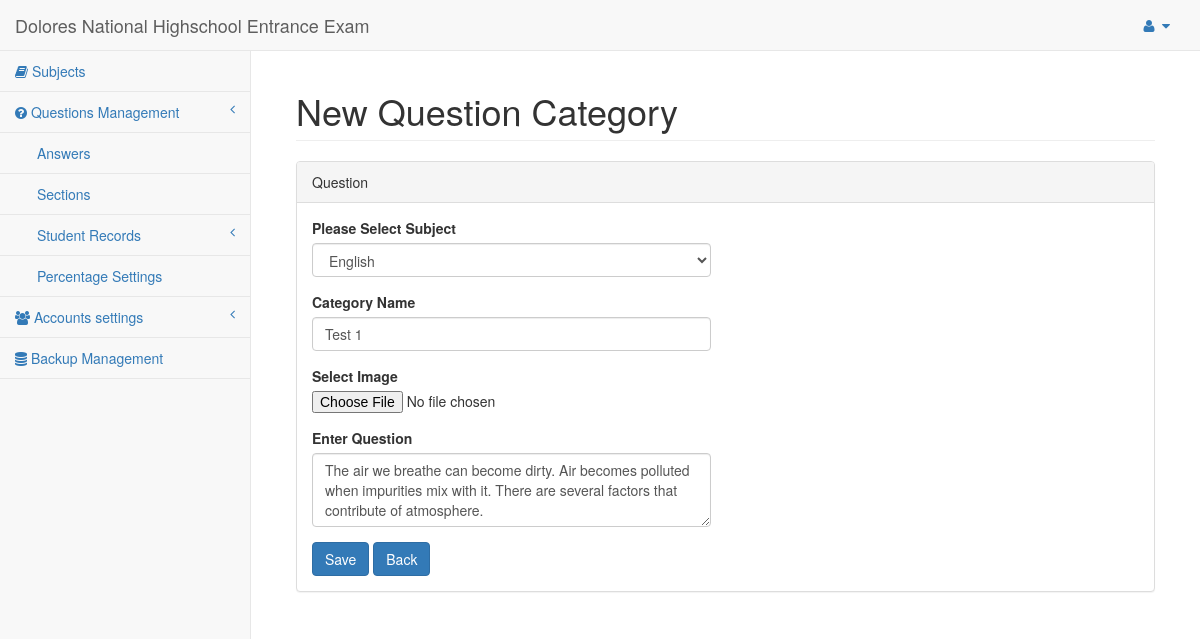
Screenshot of /forms/edit_question_category_form.php?questcat=1 (signed in) with the database file from the repository.
### tables this page shows
CREATE TABLE `question_category` (
  `id` int(11) NOT NULL auto_increment,
  `subject_id` int(11) NOT NULL,
  `name` varchar(100) NOT NULL,
  `description` varchar(3000) NOT NULL,
  `image_url` varchar(500) NOT NULL,
  PRIMARY KEY  (`id`),
  UNIQUE KEY `name` (`name`)
);

### forms/edit_question_category_form.php (the view, shortened to what this page needs)
<?php session_start();
$result = mysql_query("SELECT * FROM question_category WHERE id = '".$_GET['questcat']."'") or die("Error: ". mysql_error());
$row1 = mysql_fetch_array($result);
?>
<!DOCTYPE html>
<html lang="en">
<head>
    <link href="../bower_components/bootstrap/dist/css/bootstrap.min.css" rel="stylesheet">
    <link href="../bower_components/metisMenu/dist/metisMenu.min.css" rel="stylesheet">
    <link href="../dist/css/sb-admin-2.css" rel="stylesheet">
    <link href="../bower_components/font-awesome/css/font-awesome.min.css" rel="stylesheet" type="text/css">
</head>
<body>
    <div id="wrapper">
        <?php require_once('../pages/navigation.php'); ?>
        <div id="page-wrapper">
            <div class="container-fluid">
                <div class="row">
                    <div class="col-lg-12">
                        <h1 class="page-header">New Question Category</h1>
                    </div>
                </div>
                <div class="row">
                    <div class="col-lg-12">
                        <div class="panel panel-default">
                            <div class="panel-heading">
                              Question
                            </div>
                            <div class="panel-body">
                                <div class="row">
                                    <div class="col-lg-6">
                                        <form method="post" enctype="multipart/form-data" action="edit_question_category_form.php" role="form">
                                            <div class="form-group">
                                               <label>Please Select Subject</label>
                                               <?php
                                                    $result = mysql_query("SELECT * FROM subject ") or die('Error: '. mysql_error());
                                               ?>
                                                    <select name="subj" required class="form-control" required>
                                                        <?php
                                                            while ($row = mysql_fetch_array($result))
                                                            {
                                                        ?>
                                                            <option value="<?php echo $row['id']; ?>" <?php echo $row['id'] == $row1['subject_id'] ? 'SELECTED' : ''; ?>> <?php echo $row['name']; ?></option>
                                                        <?php
                                                            }
                                                        ?>
                                                    </select>
                                            </div>
                                            <div class="form-group">
                                                <label>Category Name </label>
                                                <input name="name" type="text" class="form-control" placeholder="Category name" value="<?php echo $row1['name']; ?>" required>
                                            </div>
                                            <div class="form-group">
                                                <label>Select Image</label>
                                                <input name="photo" type="file">
                                            </div>
                                            <div class="form-group">
                                                <label>Enter Question</label>
                                                <textarea name="descrip" class="form-control" rows="3" required><?php echo $row1['description']; ?></textarea>
                                            </div>
                                            <input type="submit" name="submit" value="Save" class="btn btn-primary">
                                            <a class="btn btn-primary" href="../pages/questions_category.php">Back </a>
                                        </form>
                                    </div>
                                </div>
                            </div>
                        </div>
                    </div>
                </div>
            </div>
        </div>
    </div>
</body>
</html>

### rows the page displays
question_category: name "Test 1", descrip "The air we breathe can become dirty. Air becomes polluted when impurities mix with it. There are several factors that contribute of atmosphere."

### other values shown
form field subj "English"
